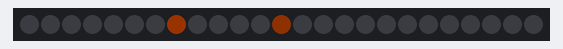
This sketch was run on a simulated Arduino Uno, built with avr-gcc and run on an emulated ATmega328P. On the bench: 25 RGB LEDs in strip order, left to right. Dim RGB values are drawn brighter than linear; random numbers use the default seed unless the sketch sets one.

Above: at 0.01 s.
At 4.96 s:
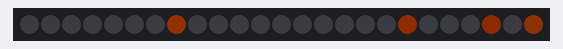
At 9.9 s:
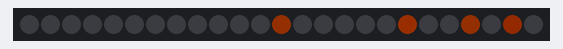
At 19.96 s:
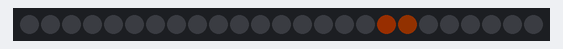
At 29.94 s:
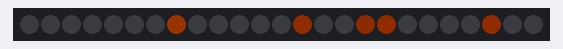
At 39.95 s:
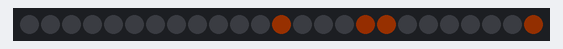

The sketch:

LED_Matrix_Pixel_Particle_Fountain.ino
```cpp
/*
 * This program creates a particle fountain from the bottom-center
 * of the 5x5 RGB matrix. Particles rise upward while drifting
 * left or right and gradually fade.
 */

#include <Arduino.h>
#include <Adafruit_NeoPixel.h>

#define MATRIX_PIN 7
#define NUM_LEDS   25

#define PARTICLES  8

Adafruit_NeoPixel matrix(
  NUM_LEDS,
  MATRIX_PIN,
  NEO_GRB + NEO_KHZ800
);

struct Particle
{
  float x;
  float y;
  float dx;
  float dy;
  uint8_t brightness;
};

Particle particles[PARTICLES];

int pixelXY(int x, int y)
{
  if (y % 2 == 0)
    return y * 5 + x;

  return y * 5 + (4 - x);
}

void resetParticle(int i)
{
  // Start at bottom center
  particles[i].x = 2;
  particles[i].y = 0;

  // Random horizontal drift
  particles[i].dx =
    random(-10, 11) / 20.0;

  // Shoot upward
  particles[i].dy =
    random(10, 20) / 10.0;

  particles[i].brightness =
    random(150, 256);
}

void setup()
{
  matrix.begin();
  matrix.setBrightness(25);

  randomSeed(analogRead(1));

  for (int i = 0; i < PARTICLES; i++)
    resetParticle(i);
}

void loop()
{
  matrix.clear();

  for (int i = 0; i < PARTICLES; i++)
  {
    particles[i].x += particles[i].dx;
    particles[i].y += particles[i].dy;

    // Gravity
    particles[i].dy -= 0.08;

    if (particles[i].brightness > 10)
      particles[i].brightness -= 8;
    else
      particles[i].brightness = 0;

    int x =
      round(particles[i].x);

    int y =
      round(particles[i].y);

    if (x >= 0 && x < 5 &&
        y >= 0 && y < 5)
    {
      uint8_t b =
        particles[i].brightness;

      matrix.setPixelColor(
        pixelXY(x, y),
        matrix.Color(
          b,
          b / 3,
          0
        )
      );
    }

    // Restart finished particles
    if (particles[i].y > 5 ||
        particles[i].x < -1 ||
        particles[i].x > 5 ||
        particles[i].brightness == 0)
    {
      resetParticle(i);
    }
  }

  matrix.show();

  delay(80);
}
```
